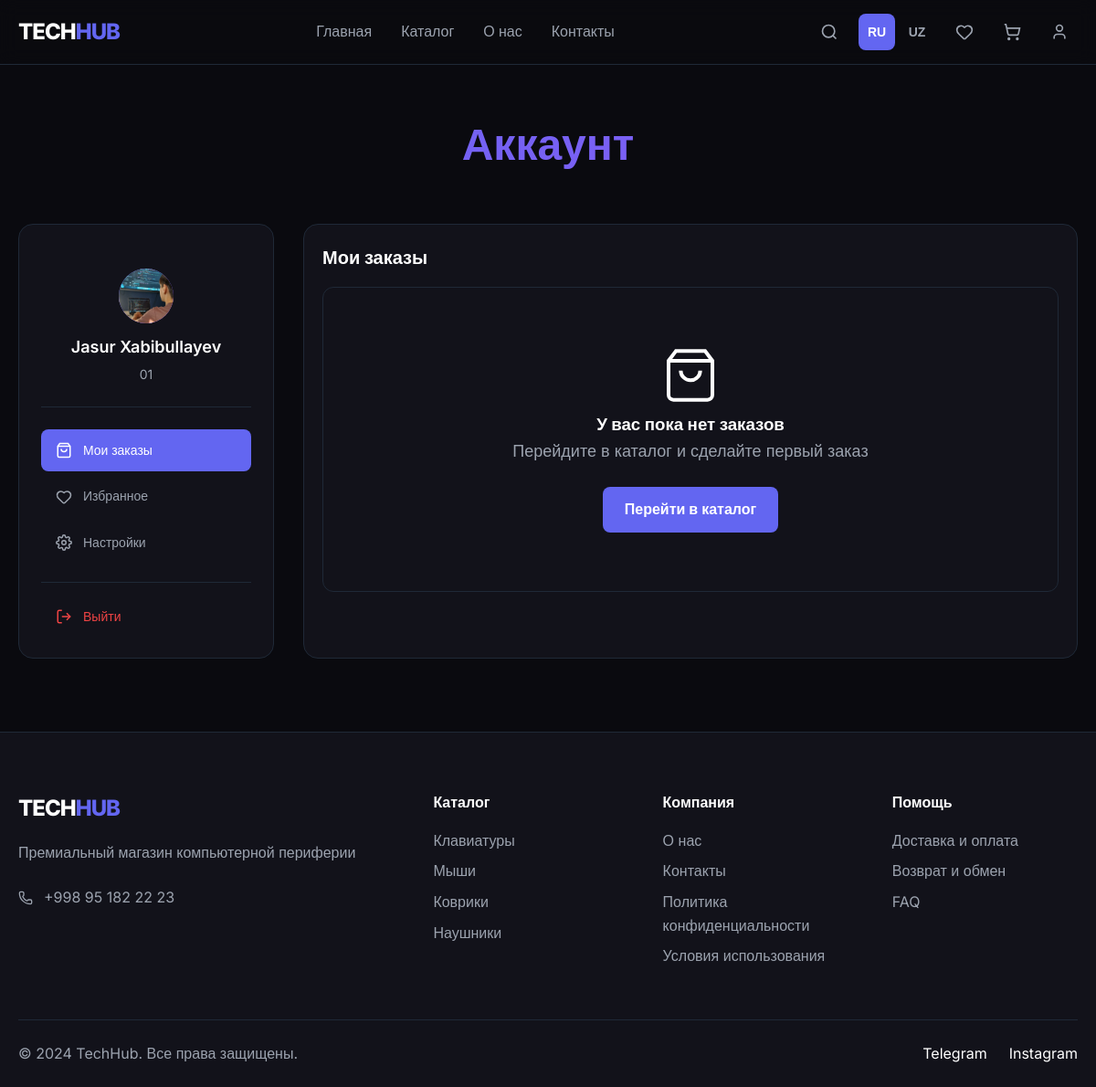
/account/ (signed in), run on the app's committed database.
### shop/models.py (models this page shows, shortened)
class UserProfile(models.Model):
    user = models.OneToOneField(User, on_delete=models.CASCADE, related_name='profile', verbose_name='Пользователь')
    phone = models.CharField(max_length=20, unique=True, blank=True, null=True, verbose_name='Телефон')
    full_name = models.CharField(max_length=100, blank=True, verbose_name='Полное имя')
    profile_picture = models.ImageField(upload_to='profile_pics/', blank=True, null=True, verbose_name='Фото профиля')
    class Meta:
        verbose_name = 'Профиль пользователя'
        verbose_name_plural = 'Профили пользователей'

### shop/views.py (the view, shortened to what this page needs)
# urls.py: path('account/', views.account_view, name='account'),
def account_view(request):
    login_form = AuthenticationForm()
    register_form = CustomUserCreationForm()
    user_orders = []
    user_favorites = []
    user_profile = None
    password_form = None
    profile_form = None
    if request.user.is_authenticated:
        user_orders = Order.objects.filter(user=request.user).order_by('-created_at')
        fav_ids = get_favorites(request)
        user_favorites = Product.objects.filter(pk__in=fav_ids, in_stock=True)
        user_profile, created = UserProfile.objects.get_or_create(user=request.user)
        password_form = CustomPasswordChangeForm(request.user)
        profile_form = ProfilePictureForm(instance=user_profile)
    return render(request, 'shop/account.html', {
        'login_form': login_form,
        'register_form': register_form,
        'user_orders': user_orders,
        'user_favorites': user_favorites,
        'user_profile': user_profile,
        'password_form': password_form,
        'profile_form': profile_form,
    })

### shop/context_processors.py (called while the page is built)
def cart_context(request):
    cart = request.session.get('cart', {})
    count = sum(item.get('quantity', 0) for item in cart.values())
    return {'cart_count': count}

def favorites_context(request):
    favorites = request.session.get('favorites', [])
    return {'favorites': favorites}

### shop/views.py (called while the page is built)
def get_favorites(request):
    return request.session.get('favorites', [])

### templates/shop/account.html (shortened to what this page needs)
{% extends 'base.html' %}
{% block content %}
<div class="page-content">
    <div class="container">
        <div class="page-header text-center">
            <h1>{{ t.account }}</h1>
        </div>
        {% if user.is_authenticated %}
        <div class="account-dashboard">
            <div class="account-sidebar">
                <div class="account-user-card">
                    {% if user_profile.profile_picture %}
                    <div class="account-avatar account-avatar-image">
                        <img src="{{ user_profile.profile_picture.url }}" alt="{{ user_profile.full_name|default:user.username }}">
                    </div>
                    {% else %}
                    <div class="account-avatar">{{ user_profile.full_name|default:user.username|first|upper }}</div>
                    {% endif %}
                    <h3>{{ user_profile.full_name|default:user.username }}</h3>
                    <p class="text-muted">{{ user.username }}</p>
                </div>
                <nav class="account-nav">
                    <a href="#orders" class="account-nav-item active">
                        <svg width="18" height="18" viewBox="0 0 24 24" fill="none" stroke="currentColor" stroke-width="2"><path d="M6 2L3 6v14a2 2 0 0 0 2 2h14a2 2 0 0 0 2-2V6l-3-4z"></path><line x1="3" y1="6" x2="21" y2="6"></line><path d="M16 10a4 4 0 0 1-8 0"></path></svg>
                        Мои заказы
                    </a>
                    <a href="#favorites" class="account-nav-item">
                        <svg width="18" height="18" viewBox="0 0 24 24" fill="none" stroke="currentColor" stroke-width="2"><path d="M2 9.5a5.5 5.5 0 0 1 9.591-3.676.56.56 0 0 0 .818 0A5.49 5.49 0 0 1 22 9.5c0 2.29-1.5 4-3 5.5l-5.492 5.313a2 2 0 0 1-3 .019L5 15c-1.5-1.5-3-3.2-3-5.5"/></svg>
                        Избранное
                    </a>
                    <a href="#settings" class="account-nav-item">
                        Настройки
                    </a>
                    <form method="post" class="logout-form-nav">
                        <button type="submit" class="account-nav-item logout-btn">
                            <svg width="18" height="18" viewBox="0 0 24 24" fill="none" stroke="currentColor" stroke-width="2"><path d="M9 21H5a2 2 0 0 1-2-2V5a2 2 0 0 1 2-2h4"></path><polyline points="16 17 21 12 16 7"></polyline><line x1="21" y1="12" x2="9" y2="12"></line></svg>
                            Выйти
                        </button>
                    </form>
                </nav>
            </div>
            <div class="account-content">
                <div class="account-section" id="orders">
                    <h2>Мои заказы</h2>
                    {% if user_orders %}
                    <div class="orders-list">
                        {% for order in user_orders %}
                        <div class="order-card">
                            <div class="order-header">
                                <div class="order-number">Заказ #{{ order.pk }}</div>
                                <div class="order-date">{{ order.created_at|date:"d.m.Y" }}</div>
                                <div class="order-status order-status-{{ order.status }}">{{ order.get_status_display }}</div>
                            </div>
                            <div class="order-items">
                                {% for item in order.items.all %}
                                <div class="order-item">
                                    <span class="order-item-name">{{ item.product_name }}</span>
                                    <span class="order-item-qty">x{{ item.quantity }}</span>
                                    <span class="order-item-price">{{ item.price|floatformat:0 }} сум</span>
                                </div>
                                {% endfor %}
                            </div>
                            <div class="order-total">
                                <span>Итого:</span>
                                <span>{{ order.total|floatformat:0 }} сум</span>
                            </div>
                            {% if order.status == 'delivered' %}
                            <div class="order-actions">
                                {% if order.reviews.all %}
                                <span class="review-badge">Отзыв оставлен</span>
                                {% else %}
                                <button type="button" class="btn btn-outline btn-sm" onclick="openReviewModal('{{ order.pk }}')">Оставить отзыв</button>
                                {% endif %}
                            </div>
                            {% endif %}
                        </div>
                        {% endfor %}
                    </div>
                    {% else %}
                    <div class="empty-state">
                        <svg width="64" height="64" viewBox="0 0 24 24" fill="none" stroke="currentColor" stroke-width="1.5"><path d="M6 2L3 6v14a2 2 0 0 0 2 2h14a2 2 0 0 0 2-2V6l-3-4z"></path><line x1="3" y1="6" x2="21" y2="6"></line><path d="M16 10a4 4 0 0 1-8 0"></path></svg>
                        <h3>У вас пока нет заказов</h3>
                        <p>Перейдите в каталог и сделайте первый заказ</p>
                        <a href="{% url 'catalog' %}" class="btn btn-primary">Перейти в каталог</a>
                    </div>
                    {% endif %}
                </div>
            </div>
        </div>
        {% endif %}
    </div>
</div>
{% endblock %}

### static/css/style.css (style rules this page uses)
* { margin: 0; padding: 0; box-sizing: border-box; }
:root { --primary: #6366f1; --primary-hover: #4f46e5; --bg-dark: #0a0a0f; --bg-card: #12121a; --bg-card-hover: #1a1a24; --text-primary: #ffffff; --text-secondary: #9ca3af; --border: #1f2937; --gradient-1: linear-gradient(135deg, #6366f1 0%, #8b5cf6 100%); --gradient-2: linear-gradient(135deg, #3b82f6 0%, #6366f1 100%); }
html, body { font-family: 'Inter', sans-serif; background-color: var(--bg-dark); color: var(--text-primary); line-height: 1.6; overflow-x: hidden !important; }
a { color: var(--text-primary); text-decoration: none; transition: color 0.3s; }
.container { max-width: 1200px; margin: 0 auto; padding: 0 20px; }
.btn { display: inline-flex; align-items: center; gap: 8px; padding: 12px 24px; border-radius: 8px; font-weight: 600; cursor: pointer; transition: all 0.3s; border: none; }
.btn-primary { background: var(--primary); color: white; }
.page-content { padding: 120px 0 80px; min-height: 100vh; }
.page-header { margin-bottom: 48px; }
.page-header h1 { font-size: 48px; font-weight: 700; background: var(--gradient-1); -webkit-background-clip: text; -webkit-text-fill-color: transparent; background-clip: text; }
.text-center { text-align: center; }
.text-muted { color: var(--text-secondary); }
.account-avatar { width: 80px; height: 80px; margin: 0 auto 24px; display: flex; align-items: center; justify-content: center; background: var(--gradient-1); border-radius: 50%; font-size: 32px; font-weight: 700; color: white; }
.account-dashboard { display: grid; grid-template-columns: 280px 1fr; gap: 32px; max-width: 1200px; margin: 0 auto; }
.account-sidebar { background: var(--bg-card); border: 1px solid var(--border); border-radius: 16px; padding: 24px; position: sticky; top: 100px; height: fit-content; }
.account-user-card { text-align: center; padding: 24px 0; border-bottom: 1px solid var(--border); margin-bottom: 24px; }
.account-user-card .account-avatar { width: 60px; height: 60px; font-size: 24px; margin: 0 auto 12px; }
.account-user-card h3 { font-size: 18px; font-weight: 600; margin: 0 0 4px 0; }
.account-user-card p { color: var(--text-secondary); font-size: 14px; margin: 0; }
.account-nav { display: flex; flex-direction: column; gap: 4px; }
.account-nav-item { display: flex; align-items: center; gap: 12px; padding: 12px 16px; border-radius: 8px; color: var(--text-secondary); text-decoration: none; font-size: 14px; font-weight: 500; transition: all 0.3s; }
.account-nav-item.active { background: var(--primary); color: white; }
.account-nav-item svg { flex-shrink: 0; }
.logout-form-nav { margin-top: 16px; padding-top: 16px; border-top: 1px solid var(--border); }
.logout-btn { width: 100%; background: transparent; border: none; cursor: pointer; color: #ef4444; }
.account-content { background: var(--bg-card); border: 1px solid var(--border); border-radius: 16px; padding: 20px; }
.account-section { display: none; }
.account-section:first-child { display: block; }
.account-section h2 { font-size: 20px; font-weight: 700; margin: 0 0 16px 0; }
.empty-state { text-align: center; padding: 64px 32px; background: var(--bg-card); border: 1px solid var(--border); border-radius: 12px; }
.empty-state p { font-size: 18px; color: var(--text-secondary); margin-bottom: 24px; }
.account-avatar-image { padding: 0; overflow: hidden; }
.account-avatar-image img { width: 100%; height: 100%; object-fit: cover; }

### data on the page
UserProfile: profile_picture (picture), full_name "Jasur Xabibullayev"

### other printed values
{{ t.home }} "Главная"
{{ t.catalog }} "Каталог"
{{ t.about }} "О нас"
{{ t.contacts }} "Контакты"
{{ t.account }} "Аккаунт"
{{ user.username }} "01"
{{ t.footer_desc }} "Премиальный магазин компьютерной периферии"
{{ t.phone }} "+998 95 182 22 23"
{{ t.catalog_title }} "Каталог"
{{ t.company }} "Компания"
{{ t.privacy }} "Политика конфиденциальности"
{{ t.terms }} "Условия использования"
{{ t.help }} "Помощь"
{{ t.delivery_payment }} "Доставка и оплата"
{{ t.returns }} "Возврат и обмен"
